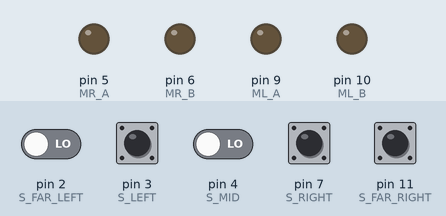
Recording of a sketch running on a simulated Arduino Uno, built with avr-gcc and run on an emulated ATmega328P. Parts: output pins drawn as LEDs (lit = HIGH). The inputs (shaded band) are chosen by the test bench; at power-on: pin 2 (S_FAR_LEFT), pin 3 (S_LEFT), pin 4 (S_MID), pin 7 (S_RIGHT), pin 11 (S_FAR_RIGHT) LOW. What the sketch prints to the serial monitor is not drawn.

Above: at 1.2 s.
1.3 s: pin 4 (S_MID) driven HIGH
At 2.4 s:
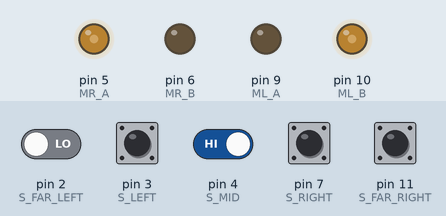
2.8 s: pin 2 (S_FAR_LEFT) driven HIGH and pin 4 (S_MID) driven LOW
At 3.5 s:
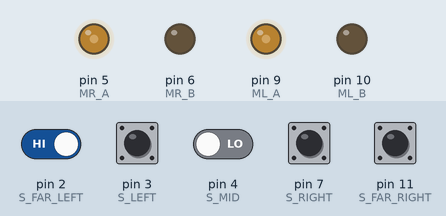
4.3 s: pin 7 (S_RIGHT) pulled HIGH for 0.15 s
At 4.37 s:
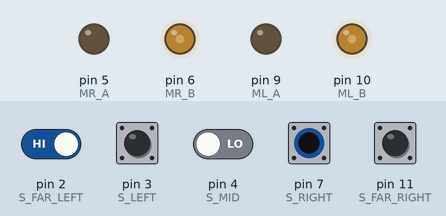
5.9 s: pin 2 (S_FAR_LEFT) driven LOW
At 7.1 s:
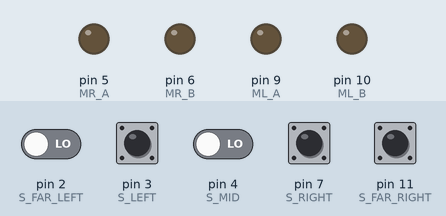
7.4 s: pin 2 (S_FAR_LEFT) driven HIGH
At 8.2 s:
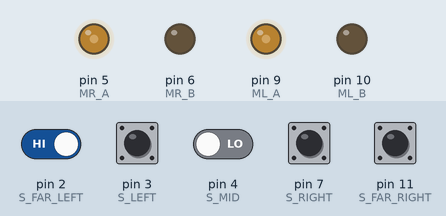
Timing chart, 0 to 9.9 s (numbered marks = the images above; inputs shaded):
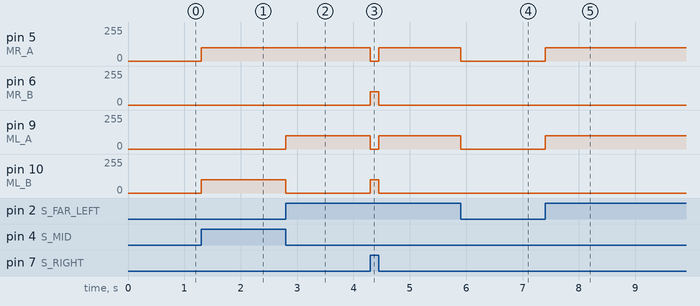

Measured:
- after the input at 1.3 s, pin 5 (MR_A), pin 10 (ML_B): 0/255 → 100/255 at once
- after the input at 2.8 s, pin 9 (ML_A): 0/255 → 100/255 at once; pin 10 (ML_B): 100/255 → 0/255 at once
- after the input at 4.3 s, pin 5 (MR_A), pin 9 (ML_A): 100/255 → 0/255 at once, → 100/255 0.15 s later; pin 6 (MR_B), pin 10 (ML_B): 0/255 → 100/255 at once, → 0/255 0.15 s later
- after the input at 5.9 s, pin 5 (MR_A), pin 9 (ML_A): 100/255 → 0/255 at once
- after the input at 7.4 s, pin 5 (MR_A), pin 9 (ML_A): 0/255 → 100/255 at once

The sketch:

line-follower-basic.ino
```cpp
// ==============================
// 基礎循線：直線與曲線
// ==============================

// 感測器腳位
const int S_FAR_LEFT  = 2;   // 最左（保留）
const int S_LEFT      = 3;
const int S_MID       = 4;
const int S_RIGHT     = 7;
const int S_FAR_RIGHT = 11;  // 最右（保留）

// 馬達腳位
int MR_A = 5;
int MR_B = 6;
int ML_A = 9;
int ML_B = 10;

// 速度參數
const int SPEED_FORWARD = 100;
const int SPEED_TURN    = 100;

// 馬達平衡校正
const int RIGHT_MOTOR_PCT = 100;
const int LEFT_MOTOR_PCT  = 100;

void setup() {
  Serial.begin(115200);

  pinMode(S_FAR_LEFT,  INPUT);
  pinMode(S_LEFT,      INPUT);
  pinMode(S_MID,       INPUT);
  pinMode(S_RIGHT,     INPUT);
  pinMode(S_FAR_RIGHT, INPUT);

  pinMode(MR_A, OUTPUT);
  pinMode(MR_B, OUTPUT);
  pinMode(ML_A, OUTPUT);
  pinMode(ML_B, OUTPUT);
}

void loop() {
  bool stoped = false;
  int mid   = digitalRead(S_MID);
  int left  = digitalRead(S_LEFT);
  int right = digitalRead(S_RIGHT);
  int farLeft = digitalRead(S_FAR_LEFT);
  int farRight = digitalRead(S_FAR_RIGHT);
  int onStop = mid == 1 & left == 1 & right == 1 & farLeft == 1 & farRight == 1;

  if (stoped) {
    return;
  }

  if (mid == 1) {
    Forward(SPEED_FORWARD);
  } else if (left == 1) {
    SpinLeft(SPEED_TURN);
  } else if (right == 1) {
    SpinRight(SPEED_TURN);
  } else if (farLeft) {
    SpinLeft(SPEED_TURN);
  } else if (farRight) {
    SpinRight(SPEED_TURN);
  } else if (onStop) {
    Stop();
    stoped = true;
  } else {
    Stop();
  }

  Serial.print(mid);
}

// ── 底層馬達控制 ──

void MotorRight(bool forward, int level) {
  int adj = (int)((long)level * RIGHT_MOTOR_PCT / 100);
  analogWrite(MR_A, forward ? adj : 0);
  analogWrite(MR_B, !forward ? adj : 0);
}

void MotorLeft(bool forward, int level) {
  int adj = (int)((long)level * LEFT_MOTOR_PCT / 100);
  analogWrite(ML_B, forward ? adj : 0);
  analogWrite(ML_A, !forward ? adj : 0);
}

// ── 高層動作函式 ─-

void Forward(int level) {
  MotorRight(true, level);
  MotorLeft(true, level);
}

void SpinLeft(int level) {
  MotorRight(true, level);
  MotorLeft(false, level);
}

void SpinRight(int level) {
  MotorRight(false, level);
  MotorLeft(true, level);
}

void Stop() {
  digitalWrite(MR_A, LOW);
  digitalWrite(MR_B, LOW);
  digitalWrite(ML_A, LOW);
  digitalWrite(ML_B, LOW);
}
```
